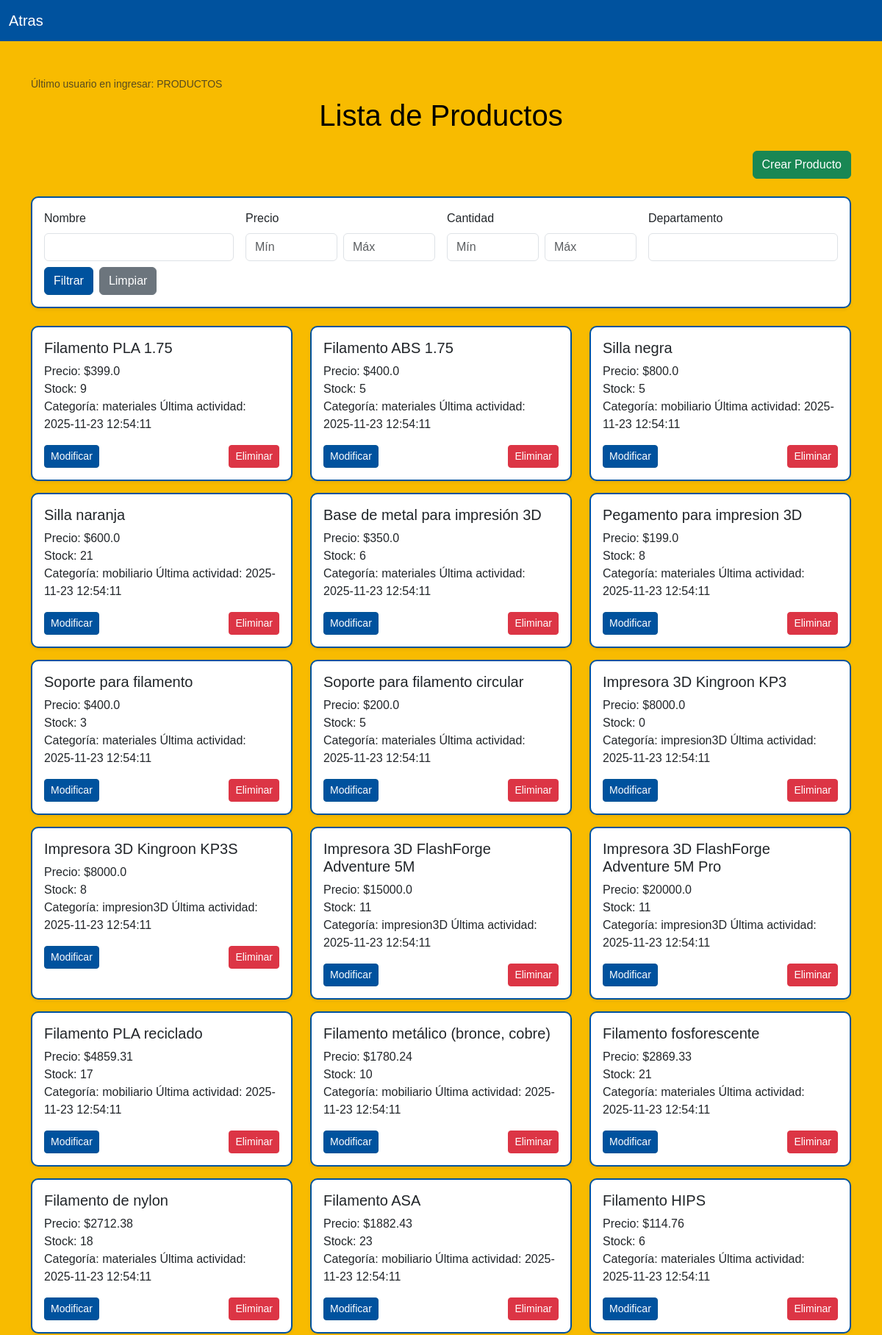
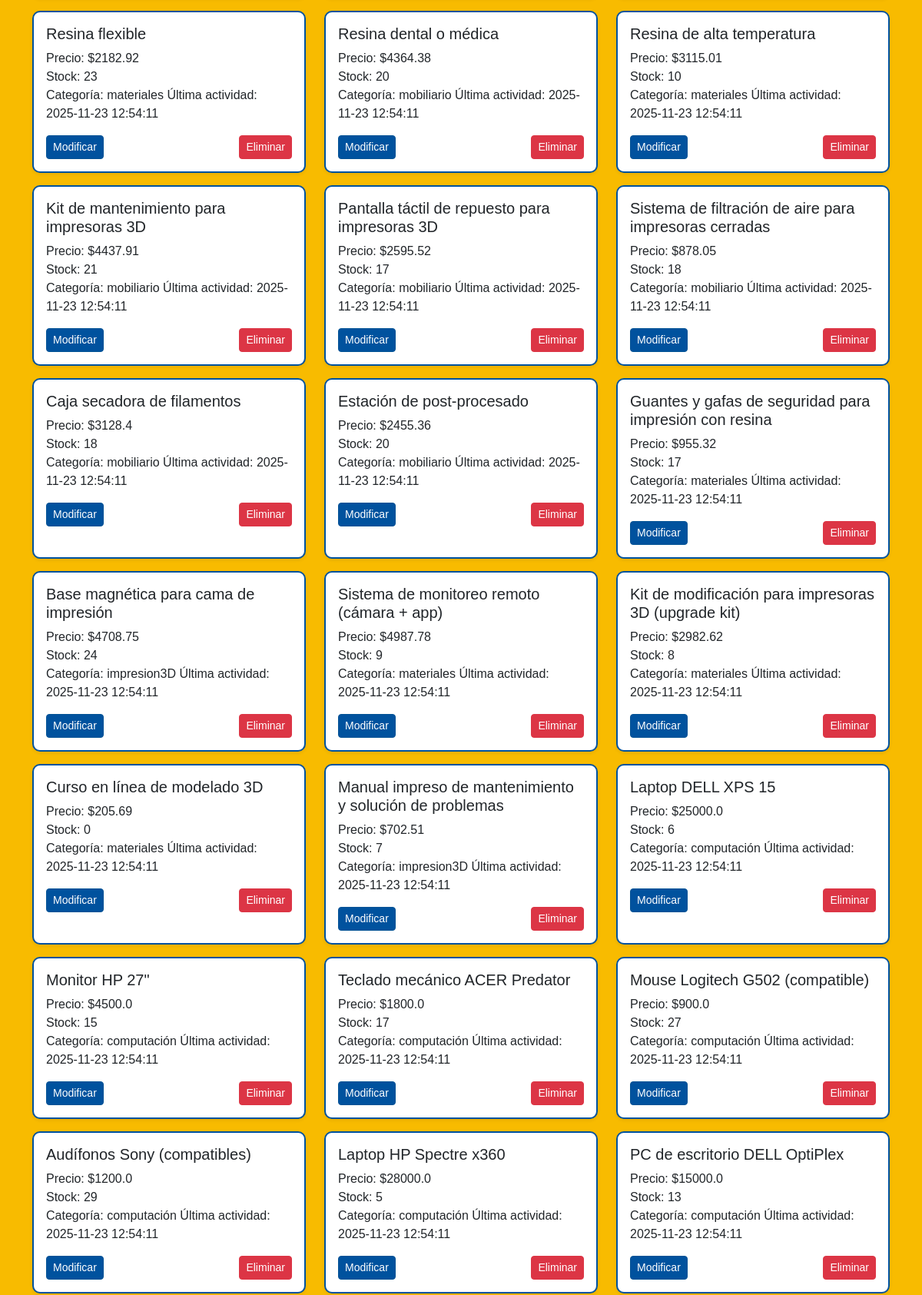
The page /productos (signed in, upper part) on the database its author committed (2 pictures, top to bottom).
### tables this page shows
CREATE TABLE usuarios (
        id INTEGER PRIMARY KEY AUTOINCREMENT,
        usuario TEXT NOT NULL,
        pass TEXT NOT NULL,
        cargo TEXT NOT NULL
    , fecha_hora_ultimo_inicio TEXT);

CREATE TABLE "productos" (
	"id"	INTEGER NOT NULL,
	"nombre"	TEXT NOT NULL,
	"precio"	REAL NOT NULL,
	"cantidad"	INTEGER NOT NULL,
	"departamento"	TEXT NOT NULL, almacen INTEGER, ultimo_usuario TEXT, ultima_modificacion TEXT, fecha_hora_creacion TEXT,
	PRIMARY KEY("id")
);

### login.py (the view)
@app.route('/productos')
def vista_productos():
    mensaje = ""
    filtro_nombre = request.args.get('nombre', '').strip()
    filtro_departamento = request.args.get('departamento', '').strip()
    filtro_precio_min = request.args.get('precio_min', '').strip()
    filtro_precio_max = request.args.get('precio_max', '').strip()
    filtro_cantidad_min = request.args.get('cantidad_min', '').strip()
    filtro_cantidad_max = request.args.get('cantidad_max', '').strip()
    try:
        conexion = sqlite3.connect('ConexionBD/InventarioBD_2.db')
        cursor = conexion.cursor()
        consulta = "SELECT * FROM productos WHERE 1=1"
        parametros = []
        if filtro_nombre:
            consulta += " AND nombre LIKE ?"
            parametros.append(f"%{filtro_nombre}%")
        if filtro_departamento:
            consulta += " AND departamento LIKE ?"
            parametros.append(f"%{filtro_departamento}%")
        if filtro_precio_min:
            consulta += " AND precio >= ?"
            parametros.append(float(filtro_precio_min))
        if filtro_precio_max:
            consulta += " AND precio <= ?"
            parametros.append(float(filtro_precio_max))
        if filtro_cantidad_min:
            consulta += " AND cantidad >= ?"
            parametros.append(int(filtro_cantidad_min))
        if filtro_cantidad_max:
            consulta += " AND cantidad <= ?"
            parametros.append(int(filtro_cantidad_max))
        cursor.execute(consulta, parametros)
        productos = cursor.fetchall()
        try:
            cursor.execute(
                "SELECT usuario FROM usuarios ORDER BY fecha_hora_ultimo_inicio DESC LIMIT 1")
            resultado_usuario = cursor.fetchone()
            if resultado_usuario:
                ultimo_usuario = resultado_usuario[0]
            else:
                ultimo_usuario = ""
        except sqlite3.Error:
            ultimo_usuario = ""
        if len(productos) > 0:
            ultima_modificacion = productos[0][-1]  # Última columna
        else:
            ultima_modificacion = ""
            conexion.close()
            mensaje = "Conexión a la BD - Productos exitosa"
    except sqlite3.Error as e:
        productos = []
        ultimo_usuario = ""
        ultima_modificacion = ""
        mensaje = f"Error al conectar a la BD - Productos: {e}"
    return render_template('productos.html',
                           productos=productos,
                           mensaje=mensaje,
                           ultimo_usuario=ultimo_usuario,
                           ultima_modificacion=ultima_modificacion,
                           cargo=session.get('cargo'))

### templates/productos.html (shortened to what this page needs)
<!DOCTYPE html>
<html lang="es">
<head>
    <link href="https://cdn.jsdelivr.net/npm/bootstrap@5.3.3/dist/css/bootstrap.min.css" rel="stylesheet">
    <link rel="stylesheet" href="{{ url_for('static', filename='css/invmx.css') }}">
</head>
<body>
    <nav class="navbar navbar-expand-lg navbar">
        <div class="container-fluid">
            <a class="navbar-brand" href="{{ url_for('home') }}">Atras</a>
        </div>
    </nav>
    <div class="container py-5">
        <div class="mb-2 text-start text-muted small">
            Último usuario en ingresar: {{ ultimo_usuario }} <br>
        </div>
        <h1 class="mb-4 text-center">Lista de Productos</h1>
        {% if cargo == 'ADMIN' or cargo == 'PRODUCTOS' %}
        <div class="mb-4 text-end">
            <a href="{{ url_for('crear_producto') }}" class="btn btn-success">Crear Producto</a>
        </div>
        {% endif %}
        <form method="GET" action="{{ url_for('vista_productos') }}" class="mb-4 card p-3 shadow-sm">
            <div class="row g-3 align-items-end">
                <div class="col-md-3">
                    <label for="filtro_nombre" class="form-label">Nombre</label>
                    <input type="text" id="filtro_nombre" name="nombre" class="form-control"
                        value="{{ request.args.get('nombre', '') }}">
                </div>
                <div class="col-md-3">
                    <label class="form-label">Precio</label>
                    <div class="d-flex gap-2">
                        <input type="number" name="precio_min" class="form-control" placeholder="Mín"
                            value="{{ request.args.get('precio_min', '') }}">
                        <input type="number" name="precio_max" class="form-control" placeholder="Máx"
                            value="{{ request.args.get('precio_max', '') }}">
                    </div>
                </div>
                <div class="col-md-3">
                    <label class="form-label">Cantidad</label>
                    <div class="d-flex gap-2">
                        <input type="number" name="cantidad_min" class="form-control" placeholder="Mín"
                            value="{{ request.args.get('cantidad_min', '') }}">
                        <input type="number" name="cantidad_max" class="form-control" placeholder="Máx"
                            value="{{ request.args.get('cantidad_max', '') }}">
                    </div>
                </div>
                <div class="col-md-3">
                    <label for="filtro_departamento" class="form-label">Departamento</label>
                    <input type="text" id="filtro_departamento" name="departamento" class="form-control"
                        value="{{ request.args.get('departamento', '') }}">
                </div>
                <div class="col-12 mt-2 d-flex gap-2">
                    <button type="submit" class="btn btn-primary">Filtrar</button>
                    <a href="{{ url_for('vista_productos') }}" class="btn btn-secondary">Limpiar</a>
                </div>
            </div>
        </form>
        <div class="row">
            {% for producto in productos %}
            <div class="col-md-4 mb-3">
                <div class="card h-100 shadow-sm">
                    <div class="card-body">
                        <h5 class="card-title">{{ producto[1] }}</h5>
                        <p class="card-text">
                            Precio: ${{ producto[2] }} <br>
                            Stock: {{ producto[3] }} <br>
                            Categoría: {{ producto[4] }}
                            Última actividad: {{ producto[7] or fecha_actual }}
                        </p>
                        {% if cargo == 'ADMIN' or cargo == 'PRODUCTOS' %}
                        <div class="d-flex justify-content-between mt-3">
                            <a href="{{ url_for('modificar_producto', producto_id=producto[0]) }}"
                                class="btn btn-primary btn-sm">Modificar</a>
                            <form action="{{ url_for('eliminar_producto', producto_id=producto[0]) }}" method="POST"
                                onsubmit="return confirm('¿Desea eliminar este producto?');">
                                <button type="submit" class="btn btn-danger btn-sm">Eliminar</button>
                            </form>
                        </div>
                        {% endif %}
                    </div>
                </div>
            </div>
            {% endfor %}
        </div>
    </div>
</body>
</html>

### static/css/invmx.css (style rules this page uses)
:root { --azul-unison: #00529e; --azul-oscuro-unison: #015294; --dorado-unison: #f8bb00; --dorado-oscuro-unison: #d99e30; --texto-claro: #ffffff; --fondo-claro: #f8bb00; }
body { background-color: var(--fondo-claro) !important; color: #000 !important; font-family: Arial, sans-serif; }
.navbar { background-color: var(--azul-unison); color: var(--texto-claro); }
.navbar a { color: var(--texto-claro); text-decoration: none; }
.btn-primary { background-color: var(--azul-unison); border-color: var(--azul-oscuro-unison); color: var(--texto-claro); }
.card { border: 2px solid var(--azul-unison); border-radius: 10px; }
input, select, textarea { border: 1px solid var(--azul-unison); border-radius: 5px; }

### rows shown on the page
usuarios: usuario "PRODUCTOS"
productos: nombre "Filamento PLA 1.75", precio "399.0", cantidad "9", departamento "materiales", ultima_modificacion "2025-11-23 12:54:11"
productos: nombre "Filamento ABS 1.75", precio "400.0", cantidad "5", departamento "materiales", ultima_modificacion "2025-11-23 12:54:11"
productos: nombre "Silla negra", precio "800.0", cantidad "5", departamento "mobiliario", ultima_modificacion "2025-11-23 12:54:11"
productos: nombre "Silla naranja", precio "600.0", cantidad "21", departamento "mobiliario", ultima_modificacion "2025-11-23 12:54:11"
productos: nombre "Base de metal para impresión 3D", precio "350.0", cantidad "6", departamento "materiales", ultima_modificacion "2025-11-23 12:54:11"
productos: nombre "Pegamento para impresion 3D", precio "199.0", cantidad "8", departamento "materiales", ultima_modificacion "2025-11-23 12:54:11"
productos: nombre "Soporte para filamento", precio "400.0", cantidad "3", departamento "materiales", ultima_modificacion "2025-11-23 12:54:11"
productos: nombre "Soporte para filamento circular", precio "200.0", cantidad "5", departamento "materiales", ultima_modificacion "2025-11-23 12:54:11"
productos: nombre "Impresora 3D Kingroon KP3", precio "8000.0", cantidad "0", departamento "impresion3D", ultima_modificacion "2025-11-23 12:54:11"
productos: nombre "Impresora 3D Kingroon KP3S", precio "8000.0", cantidad "8", departamento "impresion3D", ultima_modificacion "2025-11-23 12:54:11"
productos: nombre "Impresora 3D FlashForge Adventure 5M", precio "15000.0", cantidad "11", departamento "impresion3D", ultima_modificacion "2025-11-23 12:54:11"
productos: nombre "Impresora 3D FlashForge Adventure 5M Pro", precio "20000.0", cantidad "11", departamento "impresion3D", ultima_modificacion "2025-11-23 12:54:11"
productos: nombre "Filamento PLA reciclado", precio "4859.31", cantidad "17", departamento "mobiliario", ultima_modificacion "2025-11-23 12:54:11"
productos: nombre "Filamento metálico (bronce, cobre)", precio "1780.24", cantidad "10", departamento "mobiliario", ultima_modificacion "2025-11-23 12:54:11"
productos: nombre "Filamento fosforescente", precio "2869.33", cantidad "21", departamento "materiales", ultima_modificacion "2025-11-23 12:54:11"
productos: nombre "Filamento de nylon", precio "2712.38", cantidad "18", departamento "materiales", ultima_modificacion "2025-11-23 12:54:11"
productos: nombre "Filamento ASA", precio "1882.43", cantidad "23", departamento "mobiliario", ultima_modificacion "2025-11-23 12:54:11"
productos: nombre "Filamento HIPS", precio "114.76", cantidad "6", departamento "materiales", ultima_modificacion "2025-11-23 12:54:11"
productos: nombre "Resina flexible", precio "2182.92", cantidad "23", departamento "materiales", ultima_modificacion "2025-11-23 12:54:11"
productos: nombre "Resina dental o médica", precio "4364.38", cantidad "20", departamento "mobiliario", ultima_modificacion "2025-11-23 12:54:11"
productos: nombre "Resina de alta temperatura", precio "3115.01", cantidad "10", departamento "materiales", ultima_modificacion "2025-11-23 12:54:11"
productos: nombre "Kit de mantenimiento para impresoras 3D", precio "4437.91", cantidad "21", departamento "mobiliario", ultima_modificacion "2025-11-23 12:54:11"
productos: nombre "Pantalla táctil de repuesto para impresoras 3D", precio "2595.52", cantidad "17", departamento "mobiliario", ultima_modificacion "2025-11-23 12:54:11"
productos: nombre "Sistema de filtración de aire para impresoras cerradas", precio "878.05", cantidad "18", departamento "mobiliario", ultima_modificacion "2025-11-23 12:54:11"
productos: nombre "Caja secadora de filamentos", precio "3128.4", cantidad "18", departamento "mobiliario", ultima_modificacion "2025-11-23 12:54:11"
productos: nombre "Estación de post-procesado", precio "2455.36", cantidad "20", departamento "mobiliario", ultima_modificacion "2025-11-23 12:54:11"
productos: nombre "Guantes y gafas de seguridad para impresión con resina", precio "955.32", cantidad "17", departamento "materiales", ultima_modificacion "2025-11-23 12:54:11"
productos: nombre "Base magnética para cama de impresión", precio "4708.75", cantidad "24", departamento "impresion3D", ultima_modificacion "2025-11-23 12:54:11"
productos: nombre "Sistema de monitoreo remoto (cámara + app)", precio "4987.78", cantidad "9", departamento "materiales", ultima_modificacion "2025-11-23 12:54:11"
productos: nombre "Kit de modificación para impresoras 3D (upgrade kit)", precio "2982.62", cantidad "8", departamento "materiales", ultima_modificacion "2025-11-23 12:54:11"
productos: nombre "Curso en línea de modelado 3D", precio "205.69", cantidad "0", departamento "materiales", ultima_modificacion "2025-11-23 12:54:11"
productos: nombre "Manual impreso de mantenimiento y solución de problemas", precio "702.51", cantidad "7", departamento "impresion3D", ultima_modificacion "2025-11-23 12:54:11"
productos: nombre "Laptop DELL XPS 15", precio "25000.0", cantidad "6", departamento "computación", ultima_modificacion "2025-11-23 12:54:11"
productos: nombre "Monitor HP 27\"", precio "4500.0", cantidad "15", departamento "computación", ultima_modificacion "2025-11-23 12:54:11"
productos: nombre "Teclado mecánico ACER Predator", precio "1800.0", cantidad "17", departamento "computación", ultima_modificacion "2025-11-23 12:54:11"
productos: nombre "Mouse Logitech G502 (compatible)", precio "900.0", cantidad "27", departamento "computación", ultima_modificacion "2025-11-23 12:54:11"
productos: nombre "Audífonos Sony (compatibles)", precio "1200.0", cantidad "29", departamento "computación", ultima_modificacion "2025-11-23 12:54:11"
productos: nombre "Laptop HP Spectre x360", precio "28000.0", cantidad "5", departamento "computación", ultima_modificacion "2025-11-23 12:54:11"
productos: nombre "PC de escritorio DELL OptiPlex", precio "15000.0", cantidad "13", departamento "computación", ultima_modificacion "2025-11-23 12:54:11"
